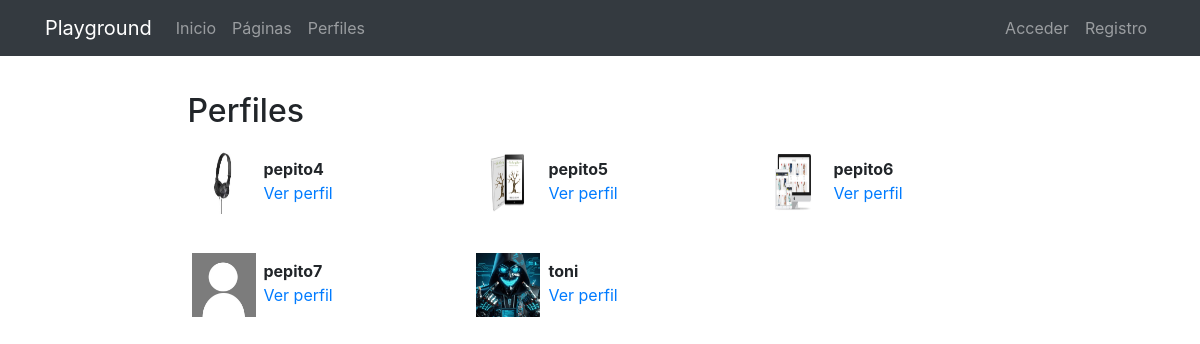
/profiles/, run on the app's committed database.
### registration/models.py (models this page shows)
class Profile(models.Model):
    user = models.OneToOneField(User, on_delete=models.CASCADE)
    avatar = models.ImageField(upload_to=custom_upload_to, null=True, blank=True)
    bio = models.TextField(null=True, blank=True)
    link = models.URLField(max_length=200, null=True, blank=True)
    class Meta:
        ordering = ['user__username']

### profiles/views.py (the view)
# urls.py: path('', ProfileListView.as_view(), name='list'),
class ProfileListView(ListView):
    model = Profile
    template_name = 'profiles/profile_list.html'
    paginate_by = 9

### profiles/templates/profiles/profile_list.html (shortened to what this page needs)
{% extends 'core/base.html' %}
{% load static %}
{% block content %}
<main role="main">
  <div class="container">
    <div class="row mt-3">
      <div class="col-md-9 mx-auto mb-5">
        <h2>Perfiles</h2>
        <div class="row">
          {% for profile in profile_list %}
            <div class="col-md-4 mt-2 mb-3 ">
              <div class="row p-1">
                <div class="col-md-12">
                  {% if profile.avatar %}
                    <img src="{{profile.avatar.url}}" class="img-fluid profile-avatar">
                  {% else %}
                    <img src="{% static 'registration/img/no-avatar.jpg' %}" class="img-fluid profile-avatar">
                  {% endif %}
                  <p class="profile-data">
                    <b>{{profile.user|truncatechars:"16"}}</b><br>
                    <a href="{% url 'profiles:detail' profile.user %}">Ver perfil</a>
                  </p>
                </div>
              </div>
            </div>
          {% endfor %}
        </div>
      </div>
    </div>
  </div>
</main>
{% endblock %}

### core/templates/core/base.html (shortened to what this page needs)
<!DOCTYPE html>
<html lang="es">
  <head>
    {% load static %}
    <link href="{% static 'core/vendor/bootstrap/css/bootstrap.min.css' %}" rel="stylesheet">
    <link href="{% static 'core/vendor/font-awesome/css/font-awesome.min.css' %}" rel="stylesheet" type="text/css">
    <link href="{% static 'core/css/main.css' %}" rel="stylesheet">
  </head>
  <body>
    <body>
      <nav class="navbar navbar-expand-lg navbar-dark bg-dark">
        <div class="container">
          <a class="navbar-brand" href="{% url 'home' %}">Playground</a>
          <div class="collapse navbar-collapse" id="ned">
            <ul class="navbar-nav mr-auto">
              <li class="nav-item">
                <a class="nav-link" href="{% url 'home' %}">Inicio</a>
              </li>
              <li class="nav-item">
                <a class="nav-link" href="{% url 'pages:pages' %}">Páginas</a>
              </li>
               <li class="nav-item">
                <a class="nav-link" href="{% url 'profiles:list' %}">Perfiles</a>
              </li>
            </ul>
            <ul class="navbar-nav">
              {% if not request.user.is_authenticated %}
                <li class="nav-item">
                  <a class="nav-link" href="{% url 'login' %}">Acceder</a>
                </li>
                <li class="nav-item">
                  <a class="nav-link" href="{% url 'signup' %}">Registro</a>
                </li>
              {% endif %}
            </ul>
          </div>
        </div>
      </nav>
      {% block content %}{% endblock %}
  </body>
</html>

### core/static/core/css/main.css (style rules this page uses)
main { padding-top: 20px; }
:root { --jumbotron-padding-y: 3rem; }

### profiles/templates/profiles/profile_list.html (style rules this page uses)
.profile-avatar { float:left;width:4rem;height:4rem }
.profile-data { padding-left:4.5rem;padding-top:.4rem; }

### data on the page
Profile: avatar (picture), user "pepito4"
Profile: avatar (picture), user "pepito5"
Profile: avatar (picture), user "pepito6"
Profile: user "pepito7"
Profile: avatar (placeholder picture), user "toni"
